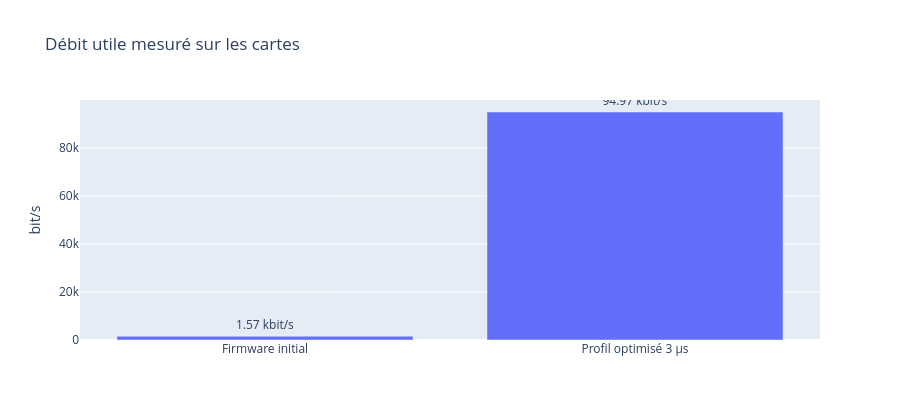

Notebook code for this chart:
### Markdown cell above
## Interprétation du réglage retenu
Le profil optimisé utilise les fronts GPIO horodatés (rx_mode=1, sample_us=0), le TX PWM/EasyDMA avec quartz et une interruption RX prioritaire. Les lignes `final_validation_3us` sont les acquisitions longues de validation. Les essais à 2 µs montrent la limite dépassée ; 3 µs correspond au meilleur réglage sans erreur observée pendant la validation, dans les conditions de cette liaison.

Les pertes théoriques incluent le décalage d'horloge RX et les trames aux limites de la fenêtre. Une valeur proche de 0,3 % avec zéro erreur ne prouve pas une perte réelle de 0,3 %. Sans compteur de séquence TX, le nombre exact de trames perdues n'est pas disponible.

### Code cell
baseline = [r for r in rows if r.get('label') == 'initial_firmware']
validated = [r for r in rows if r.get('label') == 'final_validation_3us']
if validated:
    frames = sum(r['correct_frames'] for r in validated)
    duration_s = sum(r['duration_ms'] for r in validated) / 1000
    errors = {key: sum(r.get(key, 0) for r in validated) for key in ['incorrect_frames', 'manchester_errors', 'preamble_errors', 'sfd_errors', 'gpio_errors', 'payload_bit_errors']}
    print(f'{len(validated)} validations, {duration_s:.3f} s, {frames} trames correctes, {24 * frames / duration_s:.1f} bit/s utiles')
    print(errors)
    labels, rates = [], []
    for label, group in [('Firmware initial', baseline), ('Profil optimisé 3 µs', validated)]:
        if group:
            labels.append(label)
            rates.append(sum(r['correct_frames'] for r in group) * 24000 / sum(r['duration_ms'] for r in group))
    fig = go.Figure(go.Bar(x=labels, y=rates, text=[f'{v / 1000:.2f} kbit/s' for v in rates], textposition='outside'))
    fig.update_layout(title='Débit utile mesuré sur les cartes', yaxis_title='bit/s', height=420)
    fig.show()
    # fig.write_html(root / 'validation.html', include_plotlyjs=True)
else:
    print('Validation longue en cours ; relancer après les acquisitions.')

### Figure 1 — Plotly figure (JSON) as saved in the notebook; plotly's stock layout.template omitted (floating-point values rounded to 4 significant figures)
{"data": [{"text": ["1.57 kbit/s", "94.97 kbit/s"], "textposition": "outside", "type": "bar", "x": ["Firmware initial", "Profil optimisé 3 µs"], "y": [1575.0, 94970.0]}], "layout": {"height": 420, "title": {"text": "Débit utile mesuré sur les cartes"}, "yaxis": {"title": {"text": "bit/s"}}}}
